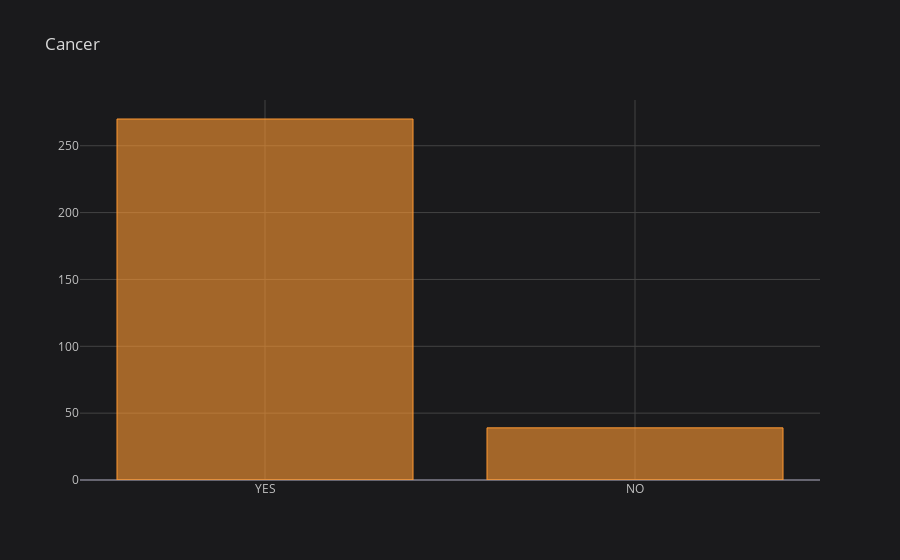

Source (notebook cell):
### Code cell
lung_cancer.iplot(kind='bar', color='orange', title='Cancer')

### Figure 1 — Plotly figure (JSON) as saved in the notebook; plotly's stock layout.template omitted (floating-point values rounded to 4 significant figures)
{"data": [{"marker": {"color": "rgba(255, 153, 51, 0.6)", "line": {"color": "rgba(255, 153, 51, 1.0)", "width": 1}}, "name": "LUNG_CANCER", "orientation": "v", "text": "", "type": "bar", "x": ["YES", "NO"], "y": [270, 39]}], "layout": {"legend": {"bgcolor": "#1A1A1C", "font": {"color": "#D9D9D9"}}, "paper_bgcolor": "#1A1A1C", "plot_bgcolor": "#1A1A1C", "title": {"font": {"color": "#D9D9D9"}, "text": "Cancer"}, "xaxis": {"gridcolor": "#434343", "showgrid": true, "tickfont": {"color": "#C2C2C2"}, "title": {"font": {"color": "#D9D9D9"}, "text": ""}, "zerolinecolor": "#666570"}, "yaxis": {"gridcolor": "#434343", "showgrid": true, "tickfont": {"color": "#C2C2C2"}, "title": {"font": {"color": "#D9D9D9"}, "text": ""}, "zerolinecolor": "#666570"}}}
